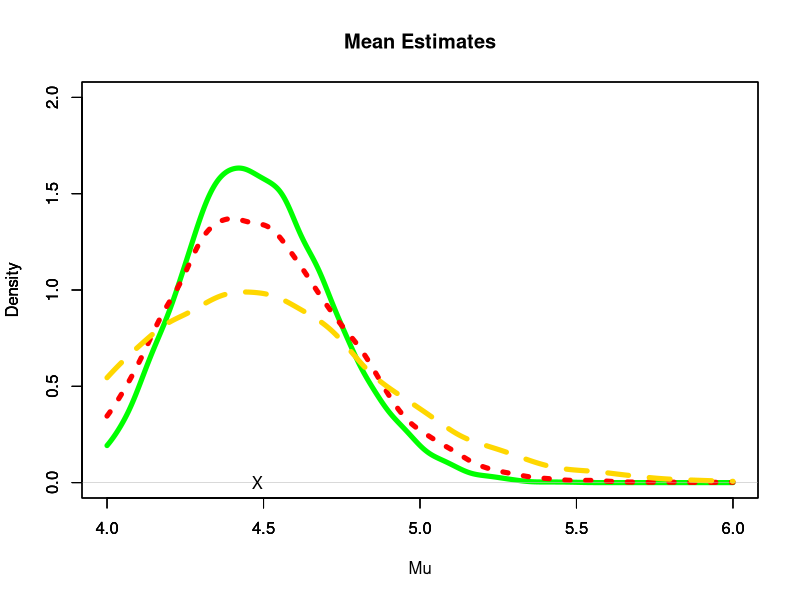
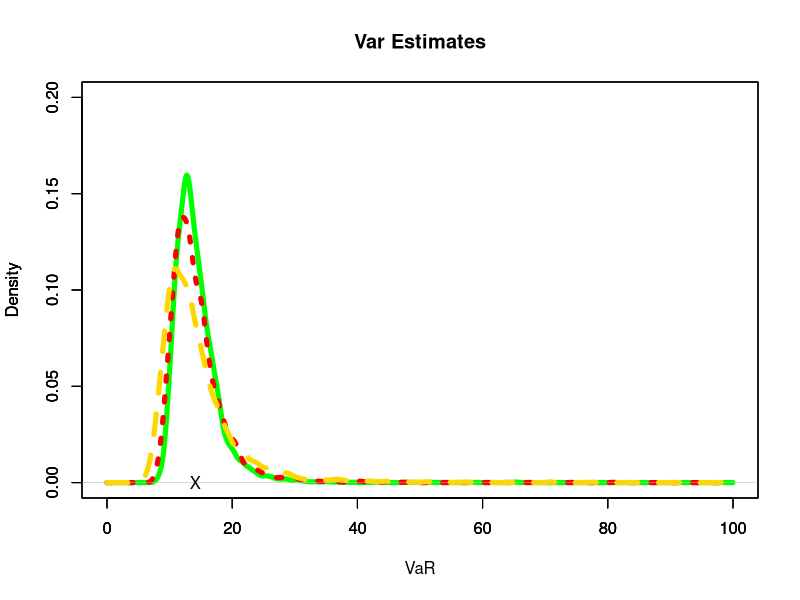
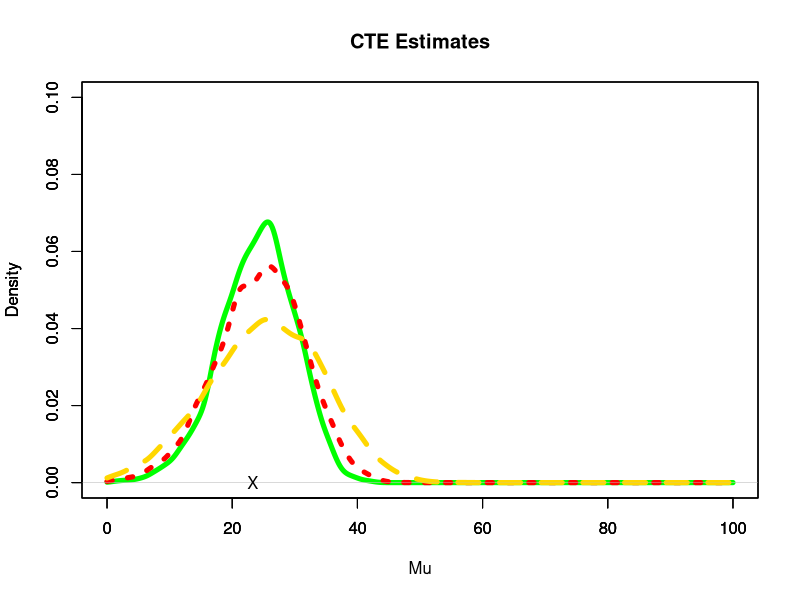

These charts were generated, in order, by the following R code:
##################################
# Fitting A Correct Model 
# Lognormal Data / Lognormal Model 
##################################
## only estimating the mean 

## defining parameters
library(ggplot2)
set.seed(53)
n <- c(600, 400, 200)

## Generate data based on different sample sizes
X1 <- rlnorm(n[1], meanlog=1, sdlog=1) 
X2 <- rlnorm(n[2], meanlog=1, sdlog=1)
X3 <- rlnorm(n[3], meanlog=1, sdlog=1)

## Trying to calculate VaR and CTE
## Full Bayesian Analysis - True Values
VaR.hat <- qlnorm(0.95, meanlog=1, sdlog=1)
d <- function(x){exp(-(log(x)-1)^2/2)/(sqrt(2*pi))}
CTE.hat <- integrate(d, lower=VaR.hat, upper=Inf)$value/0.05

## Number of iterations and vectors to hold data. 
N <- 10000
keepers <- matrix(0, N, 3)
keepers2 <- matrix(0, N, 3)
keepers3 <- matrix(0, N, 3)
#mean

## result found on wikipedia.(Lognormal Distribution)
## want to use this to get the meanlog = 1 and sdlog = 1 for VaR.star
location <- log(1/sqrt(1+1))
shape <- sqrt(log(1+1))

for (i in 1:N) {
  Y <- rlnorm(n[1], meanlog=1, sdlog=1)
  mu <- mean(Y)
  Z <- rlnorm(n[1], location, shape)
  VaR.star <- qlnorm(0.95, meanlog = mean(Z), sdlog = sqrt(var(Z)))
  CTE.star <- integrate(d, lower=VaR.star, upper=Inf)$value/0.05
  keepers[i,] <- c(mu,VaR.star,CTE.star)
}

for (j in 1:N) {
  Y2 <- rlnorm(n[2], meanlog=1, sdlog=1)
  mu2 <- mean(Y2)
  Z2 <- rlnorm(n[2], location, shape)
  VaR.star2 <- qlnorm(0.95, meanlog = mean(Z2), sdlog = sqrt(var(Z2)))
  CTE.star2 <- integrate(d, lower=VaR.star2, upper=Inf)$value/0.05
  keepers2[j,] <- c(mu2,VaR.star2,CTE.star2)
}

for (k in 1:N) {
  Y3 <- rlnorm(n[3], meanlog=1, sdlog=1)
  mu3 <- mean(Y3)
  Z3 <- rlnorm(n[3], location, shape)
  VaR.star3 <- qlnorm(0.95, meanlog = mean(Z3), sdlog = sqrt(var(Z3)))
  CTE.star3 <- integrate(d, lower=VaR.star3, upper=Inf)$value/0.05
  keepers3[k,] <- c(mu3,VaR.star3,CTE.star3)
}

#Plots of the posterior means
plot(density(keepers[,1], from = 4, to = 6), 
     main="Mean Estimates", xlab = "Mu", ylim = c(0, 2), 
     lwd = 5, col = "Green")
par(new=T)
plot(density(keepers2[,1], from = 4, to = 6), 
     main = "", xlab = "", ylim = c(0,2), 
     lty = 3, lwd = 5, col = "Red")
par(new=T)
plot(density(keepers3[,1], from = 4, to = 6), 
     main = "", xlab = "", ylim = c(0,2), 
     lty = 2, lwd = 5, col = "Gold")
par(new=T)
points(4.48, 0, pch = "X")

#Plots of the VaR for different sample sizes
plot(density(keepers[,2], from = 0, to = 100), 
     main="Var Estimates", xlab = "VaR", ylim = c(0,0.2), 
     lwd = 5, col = "Green")
par(new=T)
plot(density(keepers2[,2], from = 0, to = 100), 
     main = "", xlab = "", ylim = c(0,0.2), 
     lty = 3, lwd = 5, col = "Red")
par(new=T)
plot(density(keepers3[,2], from = 0, to = 100), 
     main = "", xlab = "", ylim = c(0,0.2), 
     lty = 2, lwd = 5, col = "Gold")
par(new=T)
points(VaR.hat, 0, pch = "X")

#Plots of the CTE for different sample sizes. 
plot(density(keepers[,3], from = 0, to = 100), 
     main="CTE Estimates", xlab = "Mu", ylim = c(0, 0.10), 
     lwd = 5, col = "Green")
par(new=T)
plot(density(keepers2[,3], from = 0, to = 100), 
     main = "", xlab = "", ylim = c(0,0.1), 
     lty = 3, lwd = 5, col = "Red")
par(new=T)
plot(density(keepers3[,3], from = 0, to = 100), 
     main = "", xlab = "", ylim = c(0,0.1), 
     lty = 2, lwd = 5, col = "Gold")
par(new=T)
points(CTE.hat, 0, pch = "X")

# ## Plots for sample size of 600
# plot(1:N, keepers[,1], type="l", main="Trace plot for Credibility Estimator", ylab = "Mu")
# hist(keepers[,1], main="Mean Estimate with n = 600", xlab = "Mu", prob = TRUE) 
# points(mean(X1), 0, pch = "X") #predictive mean
## Histogram Plots
# plot(1:N, keepers[,2], type="l", main="Trace plot for VaR", ylab = "VaR")
# hist(keepers[,2], main="VaR estimate with n = 600", xlab = "VaR", prob = TRUE)
# points(VaR.hat, 0, pch = "X") #predicted VaR estimate
# 
# plot(1:N, keepers[,3], type="l", main="Trace plot for CTE", ylab = "CTE")
# hist(keepers[,3], main="CTE estimate with n = 600", xlab = "CTE", prob = TRUE)
# points(CTE.hat, 0, pch = "X") #predicted CTE estimate
# 
# ## Plots for sample size of 400
# plot(1:N, keepers2[,1], type="l", main="Trace plot for Credibility Estimator", ylab = "Mu")
# hist(keepers2[,1], main="Mean Estimate with n = 400", xlab = "Mu", prob = TRUE)
# points(mean(X2), 0, pch = "X") #predictive mean
# 
# plot(1:N, keepers2[,2], type="l", main="Trace plot for VaR", ylab = "VaR")
# hist(keepers2[,2], main="VaR estimate with n = 400", xlab = "VaR", prob = TRUE)
# points(VaR.hat, 0, pch = "X") #predicted VaR estimate
# 
# plot(1:N, keepers2[,3], type="l", main="Trace plot for CTE", ylab = "CTE")
# hist(keepers2[,3], main="CTE estimate with n = 400", xlab = "CTE", prob = TRUE)
# points(CTE.hat, 0, pch = "X") #predicted CTE estimate
# points(mean(CTE.star), 0, pch = "O")
# 
# ## Plots for sample size of 200
# plot(1:N, keepers3[,1], type="l", main="Trace plot for Credibility Estimator", ylab = "Mu")
# hist(keepers3[,1], main="Mean Estimate with n = 200", xlab = "Mu", prob = TRUE)
# points(mean(X3), 0, pch = "X") #predictive mean
# 
# plot(1:1000, keepers3[c(1:1000),2], type="l", main="Trace plot for VaR", ylab = "VaR")
# hist(keepers3[c(1:1000),2], main="VaR estimate with n = 200", xlab = "VaR", prob = TRUE)
# points(VaR.hat, 0, pch = "X") #predicted VaR estimate
# 
# plot(1:N, keepers3[,3], type="l", main="Trace plot for CTE", ylab = "CTE")
# hist(keepers3[,3], main="CTE estimate with n = 200", xlab = "CTE", prob = TRUE)
# points(CTE.hat, 0, pch = "X") #predicted CTE estimate
